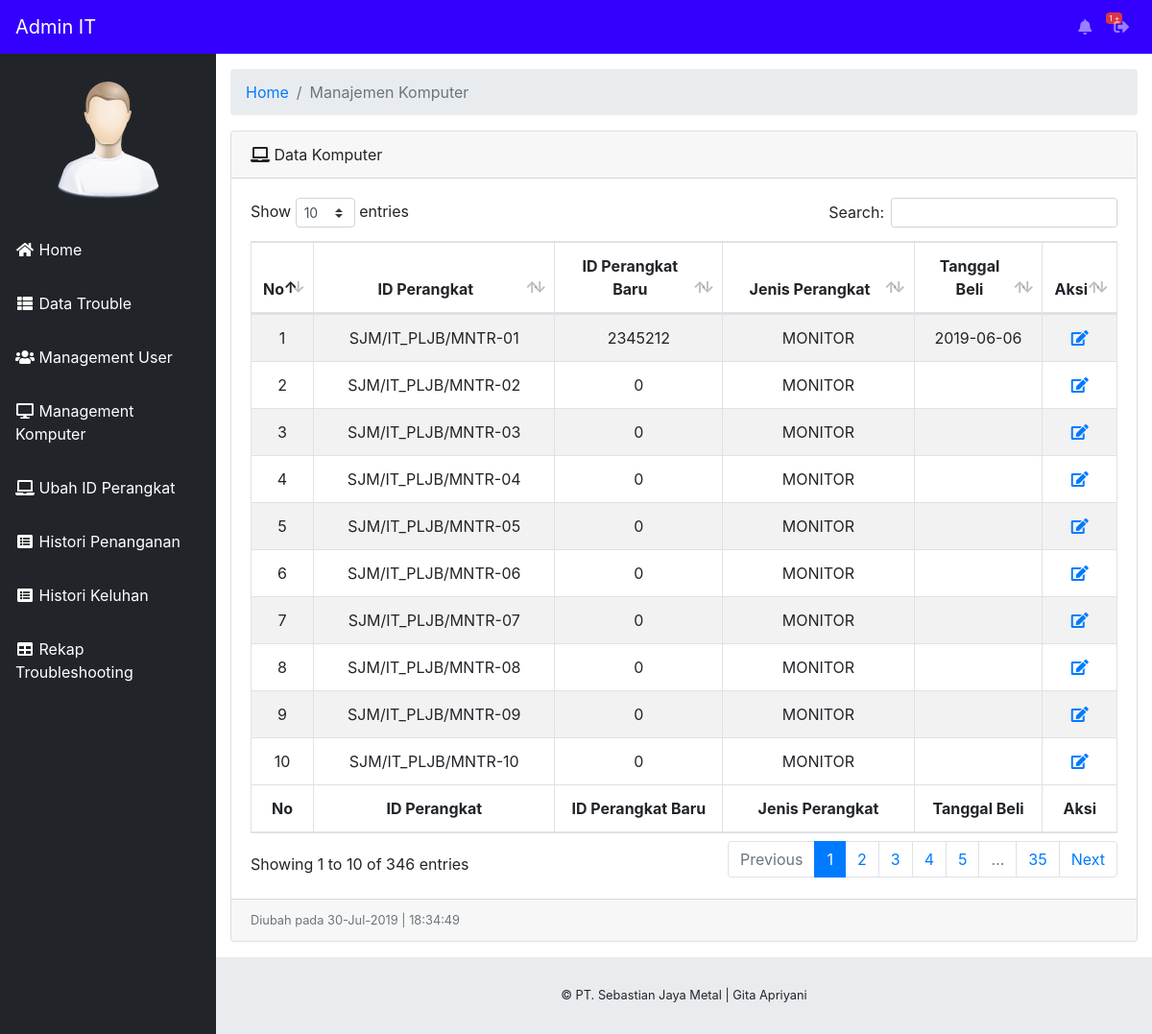
The app's page /staff/index.php?halaman=management-idperangkat (signed in) with its own data.
### tables this page shows
CREATE TABLE IF NOT EXISTS `tbl_jenis` (
  `id_jenis` int(15) NOT NULL AUTO_INCREMENT,
  `jenis` varchar(20) NOT NULL,
  `id_lama` varchar(25) NOT NULL,
  `id_baru` int(15) NOT NULL,
  `user` varchar(25) NOT NULL,
  `lokasi` varchar(25) NOT NULL,
  `keterangan` text NOT NULL,
  `tgl_beli` varchar(20) NOT NULL,
  PRIMARY KEY (`id_jenis`)
);

### staff/management-idperangkat.php (the view)
<div class="container-fluid">
        <ol class="breadcrumb">
          <li class="breadcrumb-item">
            <a href="index.php">Home</a>
          </li>
          <li class="breadcrumb-item active">Manajemen Komputer</li>
        </ol>
        <div class="card mb-3">
          <div class="card-header">
            <i class="fas fa-laptop"></i>
            Data Komputer</div>
          <div class="card-body">
            <div class="table-responsive">
              <table class="table table-striped table-bordered table-hover" id="dataTable">
                  <thead>
                      <tr>
                        <th><center>No</center></th>
                        <th><center>ID Perangkat</center></th>
                        <th><center>ID Perangkat Baru</center></th>
                        <th><center>Jenis Perangkat</center></th>
                        <th><center>Tanggal Beli</center></th>
                        <th><center>Aksi</center></th>
                      </tr>
                  </thead>
                  <tfoot>
                      <tr>
                        <th><center>No</center></th>
                        <th><center>ID Perangkat</center></th>
                        <th><center>ID Perangkat Baru</center></th>
                        <th><center>Jenis Perangkat</center></th>
                        <th><center>Tanggal Beli</center></th>
                        <th><center>Aksi</center></th>
                      </tr>
                  </tfoot>
                  <tbody>
                      <?php
                      $no = 1;
                      include '../config/koneksi.php';
                      $query = mysqli_query($konek, "SELECT * FROM tbl_jenis") or die(mysqli_error());
                        if(mysqli_num_rows($query) == 0){
                          echo '<tr><td collspan="4" align="center">Tidak ada data!</td></tr>';
                        }
                        else{
                          while ($data = mysqli_fetch_array($query)) {
                            ?>
                        <tr>
                            <td><center><?php echo $no++; ?></center></td>
                                <td><center><?php echo $data['id_lama']; ?></center></td>
                                <td><center><?php echo $data['id_baru']; ?></center></td>
                                <td><center><?php echo $data['jenis']; ?></center></td>
                                <td><center><?php echo ($data['tgl_beli']); ?></center></td>
                                <td><center>
                                  <a href="index.php?halaman=edit-idperangkat&id=<?php echo $data['id_jenis'];?>" title="Edit Data"><span class="fa fa-edit"></span></a>
                                </td>
                        </tr>
                          <?php
                        }
                        }
                        ?>
                  </tbody>
              </table>
            </div>
          </div>
          <div class="card-footer small text-muted">Diubah pada <?php echo date("d-M-Y | H:i:s"); ?></div>
        </div>
      </div>

### records on screen
tbl_jenis: id_lama "SJM/IT_PLJB/MNTR-01", id_baru "2345212", jenis "MONITOR", tgl_beli "2019-06-06"
tbl_jenis: id_lama "SJM/IT_PLJB/MNTR-02", id_baru "0", jenis "MONITOR"
tbl_jenis: id_lama "SJM/IT_PLJB/MNTR-03", id_baru "0", jenis "MONITOR"
tbl_jenis: id_lama "SJM/IT_PLJB/MNTR-04", id_baru "0", jenis "MONITOR"
tbl_jenis: id_lama "SJM/IT_PLJB/MNTR-05", id_baru "0", jenis "MONITOR"
tbl_jenis: id_lama "SJM/IT_PLJB/MNTR-06", id_baru "0", jenis "MONITOR"
tbl_jenis: id_lama "SJM/IT_PLJB/MNTR-07", id_baru "0", jenis "MONITOR"
tbl_jenis: id_lama "SJM/IT_PLJB/MNTR-08", id_baru "0", jenis "MONITOR"
tbl_jenis: id_lama "SJM/IT_PLJB/MNTR-09", id_baru "0", jenis "MONITOR"
tbl_jenis: id_lama "SJM/IT_PLJB/MNTR-10", id_baru "0", jenis "MONITOR"

### other values on screen
$level "Admin"
$countNotif "1"
